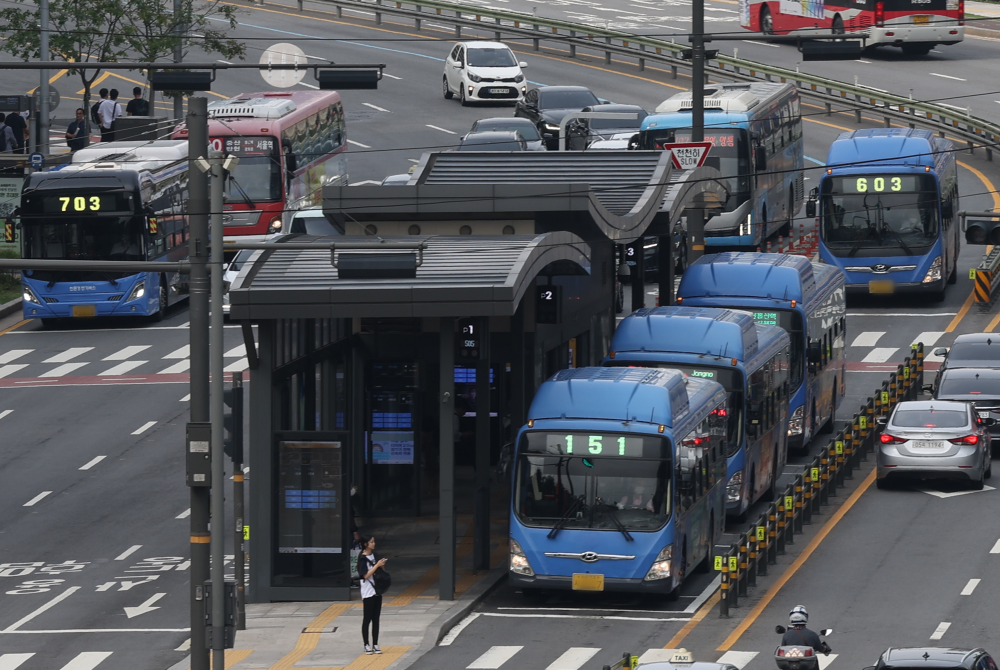
#> input picture Feature&Matching/mot_color70.jpg, 3000 x 2010 px (shown at 1/3 size); the run also reads 1 picture not shown here
$ python Homography.py
#> lines starting #> are read from the running program, lines starting #| are printed output that depends on the picture
import cv2 as cv
import numpy as np

img1=cv.imread('mot_color70.jpg')[490:1050,2040:2560]
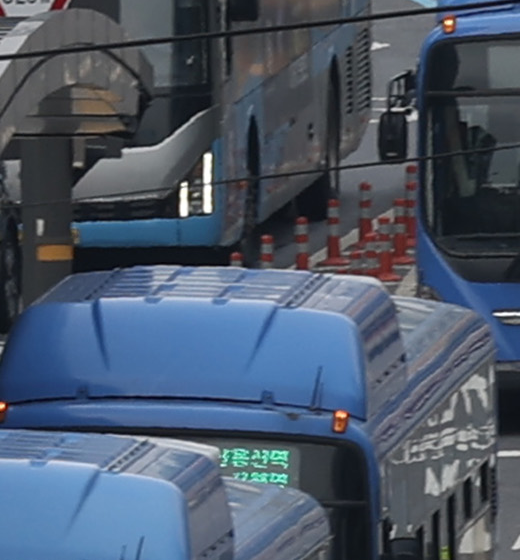
#> img1: shape (560, 520, 3); mean B, G, R 105.4, 87.9, 75.5
gray1=cv.cvtColor(img1,cv.COLOR_BGR2GRAY)
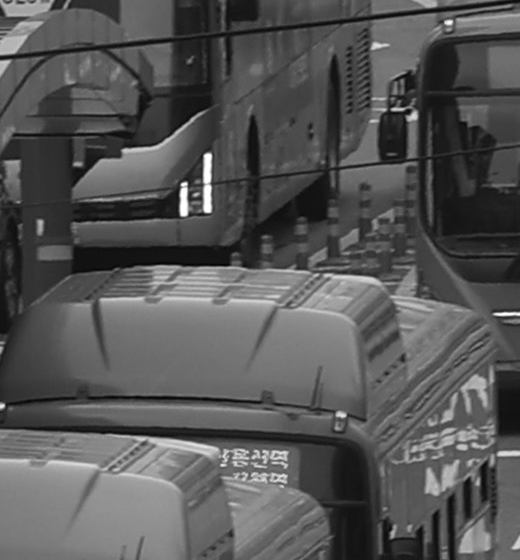
#> gray1: shape (560, 520); min 3, max 255, mean 86.2
img2=cv.imread('mot_color83.jpg')
#> img2 is the input picture: shape (2010, 3000, 3); mean B, G, R 91.5, 86.1, 83.4
gray2=cv.cvtColor(img2,cv.COLOR_BGR2GRAY)
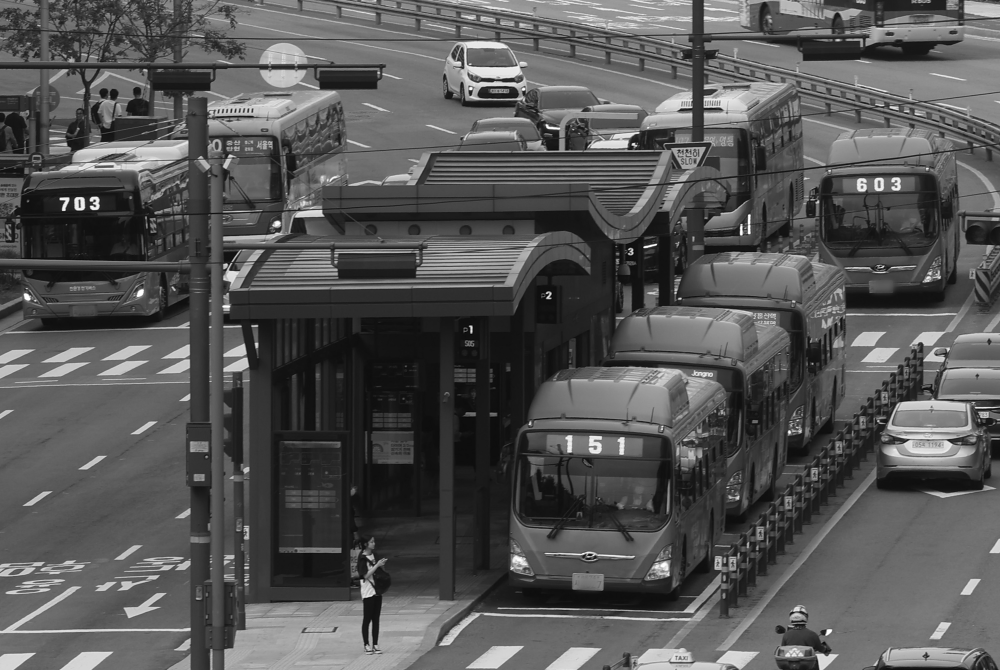
#> gray2: shape (2010, 3000) (shown at 1/3 size); min 1, max 255, mean 85.9

sift=cv.SIFT_create()
kp1,des1=sift.detectAndCompute(gray1,None)
#> kp1 = 1571 keypoints; strongest (x, y, size): (208, 158, 6.1), (184, 209, 7.7), (207, 208, 6.5), (184, 193, 6.1)
kp2,des2=sift.detectAndCompute(gray2,None)
#> kp2 = 19626 keypoints; strongest (x, y, size): (1934, 741, 5.3), (191, 627, 8.5), (183, 597, 6.6), (1967, 734, 4.5)

flann_matcher=cv.DescriptorMatcher_create(cv.DescriptorMatcher_FLANNBASED)
knn_match=flann_matcher.knnMatch(des1,des2,2)
#> knn_match = 1571 matches

T=0.7
good_match=[]
for nearest1, nearest2 in knn_match:
    if (nearest1.distance/nearest2.distance)<T:
        good_match.append(nearest1)
#> after the loop, good_match = 1505 matches

points1=np.float32([kp1[gm.queryIdx].pt for gm in good_match])
#> points1 = 1505 pairs, first value 8.74 to 513.3, second value 4.68 to 555.1
points2=np.float32([kp2[gm.queryIdx].pt for gm in good_match])
#> points2 = 1505 pairs, first value 4.24 to 224.2, second value 2.53 to 2003.9

H,_=cv.findHomography(points1,points2,cv.RANSAC)
#> H = [[0.269, -0.00938, -13.93], [-0.343, -0.407, 345], [-0.000904, -8.49e-05, 1]]

h1,w1=img1.shape[0],img1.shape[1]
#> h1 = 560; w1 = 520
h2,w2=img2.shape[0],img2.shape[1]
#> h2 = 2010; w2 = 3000

box1=np.float32([[0,0],[0,h1-1],[w1-1,h1-1],[w1-1,0]]).reshape(4,1,2)
#> box1 = [[0, 0], [0, 559], [519, 559], [519, 0]]
box2=cv.perspectiveTransform(box1,H)
#> box2 = [[-13.93, 345], [-20.13, 123.6], [249.3, -124.5], [236.9, 314.7]]

img2=cv.polylines(img2,[np.int32(box2)],True,(0,255,0),8)

img_match=np.empty((max(h1,h2),w1+w2,3),dtype=np.uint8)
cv.drawMatches(img1,kp1,img2,kp2,good_match,img_match,flags=cv.DrawMatchesFlags_NOT_DRAW_SINGLE_POINTS)
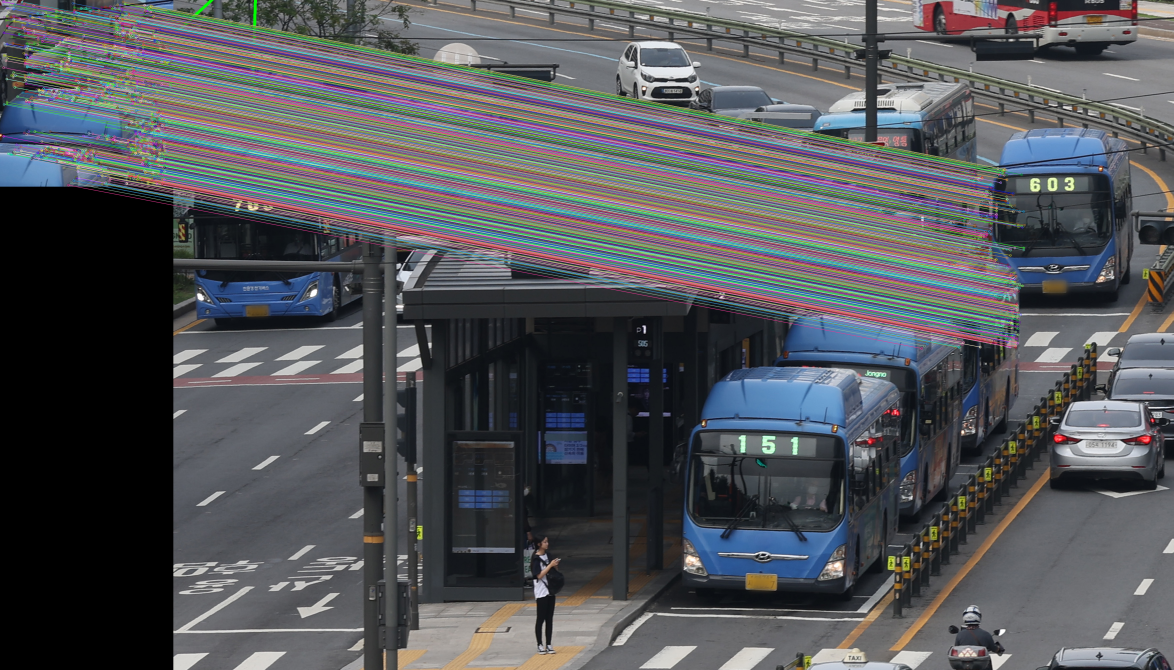
#> img_match: shape (2010, 3520, 3) (shown at 1/3 size); mean B, G, R 89.4, 85.5, 83.4

cv.imshow('Matches and Homigraphy', img_match)

k=cv.waitKey()
#> (key Esc is pressed here)
cv.destroyAllWindows()
